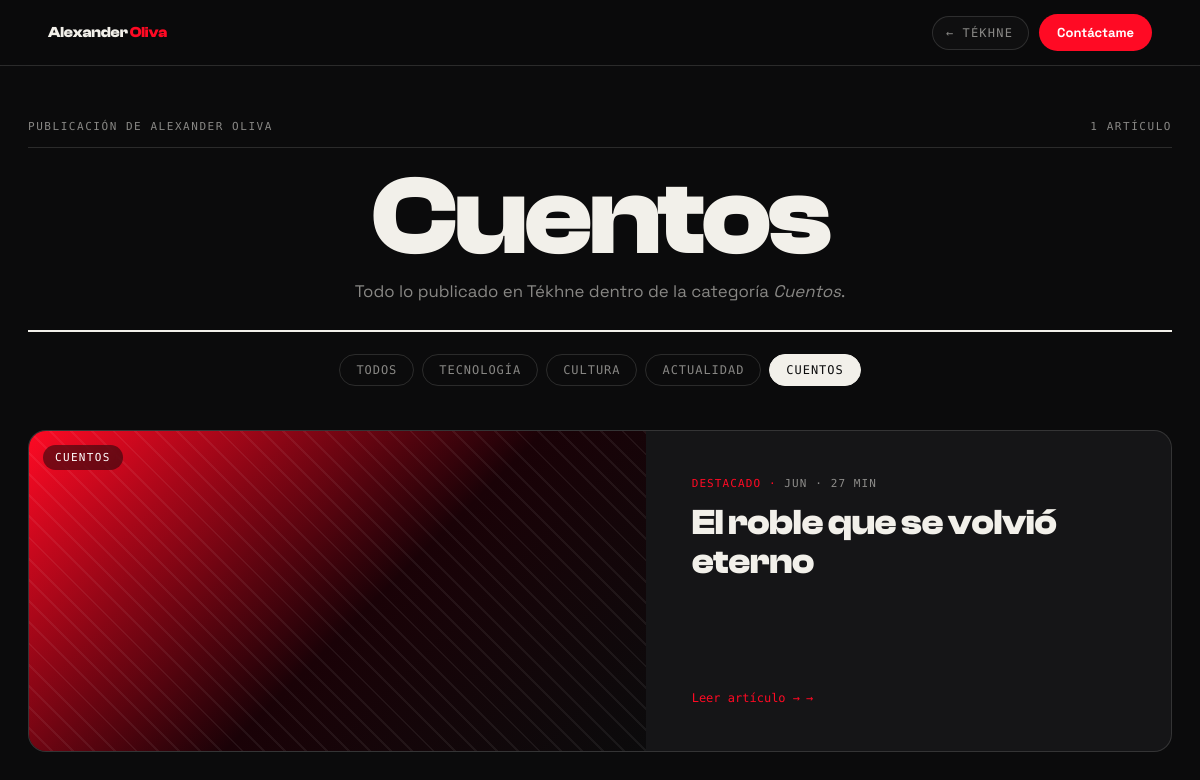
The page /tekhne/categoria/cuentos on the database as committed earlier.
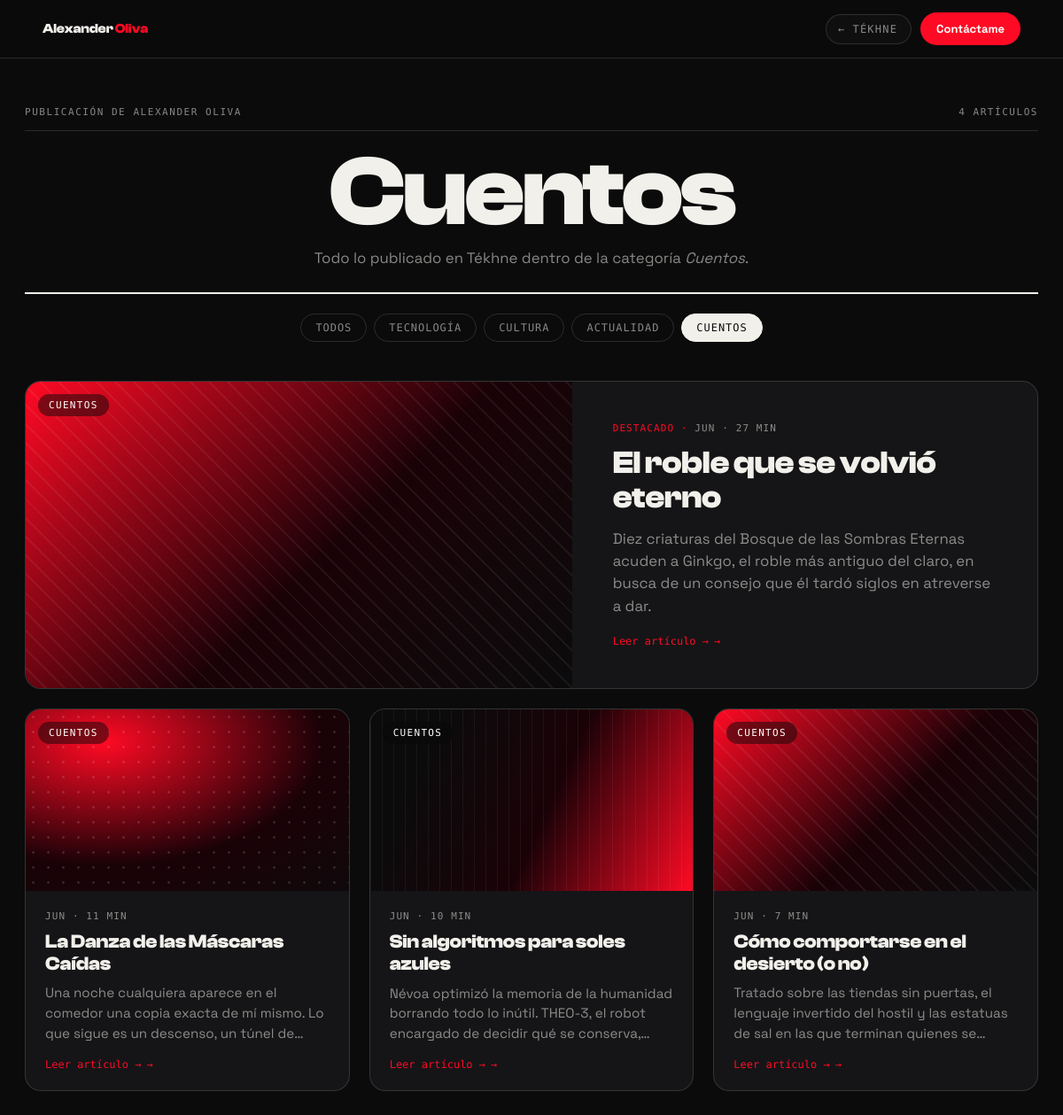
The same page on the database as committed later.
### tables this page shows
CREATE TABLE blog (
    id          INT AUTO_INCREMENT PRIMARY KEY,
    titulo      VARCHAR(180) NOT NULL,
    slug        VARCHAR(180) NULL,                
    estado      ENUM('borrador','publicado') NOT NULL DEFAULT 'publicado',
    categoria   VARCHAR(60)  NULL,
    fecha_pub   DATE         NULL,
    descripcion TEXT         NULL,                
    contenido   MEDIUMTEXT   NULL,                
    cover_img   VARCHAR(160) NULL,
    ref_tipo    VARCHAR(20)  NULL,                
    ref_id      INT          NULL,                
    visitas     INT          NOT NULL DEFAULT 0,  
    orden       INT          NOT NULL DEFAULT 0,
    creado      TIMESTAMP    DEFAULT CURRENT_TIMESTAMP
);

### Router.php (called while the page is built, shortened)
<?php
class Router
{
    public function render($view, $datos = [], $layout = 'layout')
    {
        include_once __DIR__ . "/views/$view.php";
    }
}

### controllers/PortfolioController.php (called while the page is built, shortened)
<?php
class PortfolioController
{
    public static function categoria(Router $router)
    {
        $catSlug = trim($_GET['cat'] ?? '');
        $posts = Blog::publicadosPorCategoria($catSlug);
        $nombre = !empty($posts) ? $posts[0]->categoria : ucfirst(str_replace('-', ' ', $catSlug));
        $router->render('blog/categoria', [
            'titulo' => $nombre . ' - Tékhne · Alexander Oliva',
            'metaDescripcion' => 'Artículos de la categoría ' . $nombre . ' en Tékhne, la publicación de Alexander Oliva.',
            'canonical' => 'https://alexanderoliva.com/tekhne/categoria/' . $catSlug,
            'categoriaNombre' => $nombre,
            'categoriaSlug' => $catSlug,
            'categorias' => Blog::CATEGORIAS,
            'posts' => $posts,
        ], 'portfolio-layout');
    }
}

### models/ActiveRecord.php (called while the page is built, shortened)
<?php
class ActiveRecord {
    protected static $db;
    public static function setDB($database) {
        self::$db = $database;
    }
    public static function consultarSQL($query) {
        $resultado = self::$db->query($query);
        $array = [];
        while($registro = $resultado->fetch_assoc()) {
            $array[] = static::crearObjeto($registro);
        }
        return $array;
    }
    protected static function crearObjeto($registro) {
        $objeto = new static;
        foreach($registro as $key => $value ) {
            if(property_exists( $objeto, $key  )) {
                $objeto->$key = $value;
            }
        }
        return $objeto;
    }
}

### models/Blog.php (called while the page is built, shortened)
<?php
class Blog extends ActiveRecord {
    protected static $tabla = 'blog';
    public $fecha_pub;
    public $contenido;
    public function __construct($args = []) {
        $this->fecha_pub   = $args['fecha_pub']   ?? null;
        $this->contenido   = $args['contenido']   ?? '';
    }
    public static function publicados() {
        return self::consultarSQL("SELECT * FROM " . static::$tabla . " WHERE estado = 'publicado' ORDER BY orden ASC, id ASC");
    }
    public static function publicadosPorCategoria(string $catSlug) : array {
        $todos = self::publicados();
        return array_values(array_filter($todos, function ($p) use ($catSlug) {
            return generarSlug($p->categoria) === $catSlug;
        }));
    }
    public function tiempoLectura() : int {
        $texto = (string) $this->contenido;
        $texto = preg_replace('/!\[[^\]]*\]\([^)]*\)/', '', $texto);
        $texto = trim(strip_tags($texto));
        return max(1, (int) ceil(str_word_count($texto) / 200));
    }
    public function metaTarjeta() : string {
        $meses = ['ENE','FEB','MAR','ABR','MAY','JUN','JUL','AGO','SEP','OCT','NOV','DIC'];
        $mes = $this->fecha_pub ? $meses[(int) date('n', strtotime($this->fecha_pub)) - 1] : '';
        return trim($mes . ' · ' . $this->tiempoLectura() . ' MIN', ' ·');
    }
}

### includes/funciones.php (called while the page is built, shortened)
<?php
function s($html = '') : string {
    return htmlspecialchars($html ?? '');
}
function generarSlug(string $texto) : string {
    $texto = strtolower(trim($texto));
    $texto = strtr($texto, ['á'=>'a','é'=>'e','í'=>'i','ó'=>'o','ú'=>'u','ñ'=>'n','ü'=>'u']);
    $texto = preg_replace('/[^a-z0-9]+/', '-', $texto);
    return trim($texto, '-') ?: 'articulo';
}

### views/blog/categoria.php (the view, shortened to what the changed rows need)
<link rel="stylesheet" href="/build/css/paginas.css">
<div id="ao-app" data-theme="dark">
<div data-barba-namespace="blog-categoria">
    <main class="pg pg--wide">
        <div class="tk-masthead" data-anim>
            <div class="tk-issue">
                <span>Publicación de Alexander Oliva</span>
                <span><?php echo count($posts); ?> ARTÍCULO<?php echo count($posts) === 1 ? '' : 'S'; ?></span>
            </div>
            <h1 class="tk-wordmark"><?php echo s($categoriaNombre); ?></h1>
        </div>
        <nav class="tk-cats" data-anim aria-label="Categorías">
            <a class="tk-cat" href="/tekhne">Todos</a>
            <?php foreach ($categorias as $cat) : $slug = generarSlug($cat); ?>
                <a class="tk-cat<?php echo $slug === $categoriaSlug ? ' is-on' : ''; ?>" href="/tekhne/categoria/<?php echo s($slug); ?>"><?php echo s($cat); ?></a>
            <?php endforeach; ?>
        </nav>
        <?php
        $ao_grads = [
            'repeating-linear-gradient(45deg,rgba(255,255,255,.06) 0 2px,transparent 2px 15px),linear-gradient(135deg,var(--accent) 0%,#1a0207 55%,#0b0b0c 100%)',
            'radial-gradient(rgba(255,255,255,.14) 1px,transparent 1.6px) 0 0/17px 17px,radial-gradient(130% 130% at 24% 18%,var(--accent) 0%,#1a0207 52%,#0b0b0c 100%)',
            'repeating-linear-gradient(90deg,rgba(255,255,255,.05) 0 1px,transparent 1px 13px),linear-gradient(115deg,#0b0b0c 18%,#1a0207 55%,var(--accent) 100%)',
        ];
        ?>
        <div class="pg-grid">
            <?php foreach ($posts as $ao_i => $post) :
                $cover = !empty($post->cover_img) ? "url('" . urlSubida('blog', $post->cover_img) . "') center/cover no-repeat" : $ao_grads[$ao_i % count($ao_grads)];
            ?>
                <a href="/tekhne/<?php echo s($post->slug ?: $post->id); ?>" data-anim data-vt-cover class="pg-card<?php echo $ao_i === 0 ? ' pg-card--feat' : ''; ?>">
                    <div class="pg-card-cover" data-vt-img style="background:<?php echo $cover; ?>;">
                        <span class="pg-cat"><?php echo s($post->categoria); ?></span>
                    </div>
                    <div class="pg-card-body">
                        <span class="pg-card-meta"><?php echo s($post->metaTarjeta()); ?></span>
                        <h3><?php echo s($post->titulo); ?></h3>
                        <p class="pg-card-desc"><?php echo s($post->descripcion); ?></p>
                        <span class="pg-card-read">Leer artículo →</span>
                    </div>
                </a>
            <?php endforeach; ?>
        </div>
    </main>
</div>
</div>

Rows that differ between the two databases and show on the page:
changed blog "El roble que se volvió eterno": descripcion (not shown) → "Diez criaturas del Bosque de las Sombras Eternas acuden a Ginkgo, el roble más antiguo del claro, en busca de un consejo que él tardó siglos en atreverse a dar."; categoria "1" → (not shown)
added blog: categoria "CUENTOS", s($post->metaTarjeta()) "JUN · 11 MIN", titulo "La Danza de las Máscaras Caídas", descripcion "Una noche cualquiera aparece en el comedor una copia exacta de mí mismo. Lo que sigue es un descenso, un túnel…"
added blog: categoria "CUENTOS", s($post->metaTarjeta()) "JUN · 10 MIN", titulo "Sin algoritmos para soles azules", descripcion "Névoa optimizó la memoria de la humanidad borrando todo lo inútil. THEO-3, el robot encargado de decidir qué se…"
added blog: categoria "CUENTOS", s($post->metaTarjeta()) "JUN · 7 MIN", titulo "Cómo comportarse en el desierto (o no)", descripcion "Tratado sobre las tiendas sin puertas, el lenguaje invertido del hostil y las estatuas de sal en las que terminan quienes…"
Other text that changed with them:
count($posts): (not shown) → "4"
text now shown: "S"
